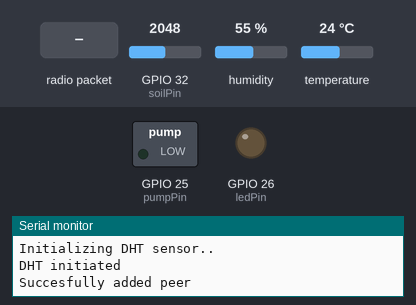
A sketch run on a simulated ESP32. Parts: switched loads named in the sketch (green lamp = pin HIGH), output pins drawn as LEDs (lit = HIGH), the last lines printed to the serial monitor. The test bench sets the inputs (shaded band); at power-on: temperature 24 °C, GPIO 32 (soilPin) = 2048, humidity 55 %. A WiFi scan finds three made-up networks.

Above: at 3.2 s.
3.3 s: radio packet "1" arrives
At 3.8 s:
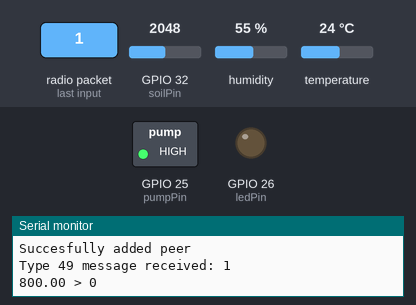
5.5 s: temperature set to 29 °C
7.2 s: temperature set to 32 °C
At 9.2 s:
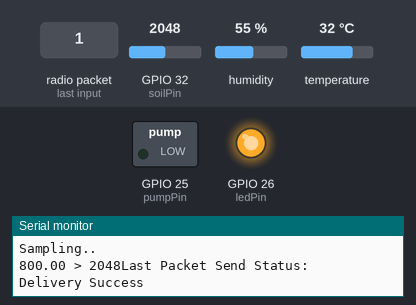
9.5 s: GPIO 32 (soilPin) set to 858
11.3 s: GPIO 32 (soilPin) set to 774
At 12.8 s:
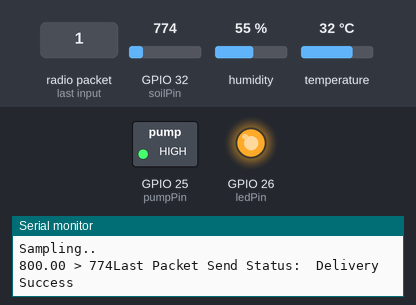
13.6 s: GPIO 32 (soilPin) set to 840
At 15.2 s:
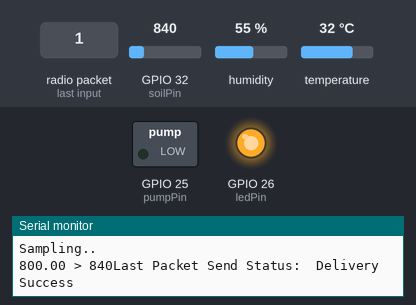
Timing chart, 0 to 16.6 s (numbered marks = the images above; inputs shaded):
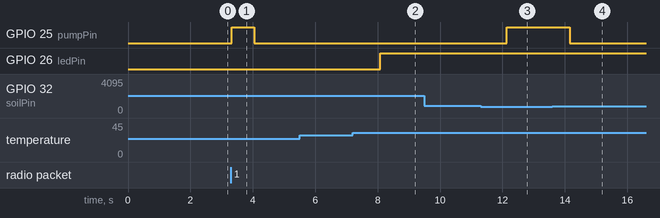

Measured:
- the behaviour switches between 30 and 31 °C on temperature (found by bisection; images 1 and 2)
- the behaviour switches between 800 and 799 on GPIO 32 (soilPin) (found by bisection; images 2 and 3)
- after the input at 3.3 s, GPIO 25 (pumpPin): LOW → HIGH at once, → LOW 0.72 s later
- after the input at 7.2 s, GPIO 26 (ledPin): LOW → HIGH after 0.89 s
- after the input at 11.3 s, GPIO 25 (pumpPin): LOW → HIGH after 0.84 s
- after the input at 13.6 s, GPIO 25 (pumpPin): HIGH → LOW after 0.56 s

The sketch:

Worker_Test.ino
```cpp
#include <esp_now.h>
#include <esp_wifi.h>
#include <WiFi.h>

#include <Wire.h>
#include <Adafruit_AM2320.h>

#include "DHT.h"
#define DHTTYPE DHT11   // DHT 11

uint8_t gatewayAddress[] = {0x84, 0xCC, 0xA8, 0x2D, 0xDE, 0x3C};
esp_now_peer_info_t gatewayInfo;

enum MESSAGE_TYPE { Ping, Setting, Sample };
float sampleRate = 0.5;

// Readings cache
float temperature;
float humidity;
int moisture;

int dhtPin = 4;
DHT dht(dhtPin, DHTTYPE);
int soilPin = 32;

int ledPin = 26;
int pumpPin = 25;

float ledTemperatureThreshold = 30;
float pumpMoistureThreshold = 800;

const int freq = 5000;
const int ledChannel = 0;
const int resolution = 8;
const bool scan = true;
const String STATION_NAME = "Gateway";

int espnow_channel = 0;

void setup() {
   // Set pinModes
  pinMode(ledPin, OUTPUT);
  pinMode(pumpPin, OUTPUT);
  pinMode(soilPin, INPUT);


  WiFi.mode(WIFI_STA);
  WiFi.disconnect();

  if(scan) {
    uint8_t networks = WiFi.scanNetworks();
    for(int n=0;n<networks;n++) {
        Serial.printf("%d %s   %d   %d %s \n", n,WiFi.SSID(n).c_str(),WiFi.RSSI(n), WiFi.channel(n), WiFi.BSSIDstr(n).c_str());
        for(int i=0;i<8;i++) {
            Serial.print(WiFi.BSSID(n)[i]);
            Serial.print(" ");
        }
        Serial.println();

        if(WiFi.SSID(n).indexOf(STATION_NAME) == 0)
        {
            Serial.println("Found");
            memcpy(gatewayAddress, WiFi.BSSID(n), 6);
            espnow_channel = WiFi.channel(n);
        }

    }

    WiFi.scanDelete();
  }

  esp_wifi_set_promiscuous(true);
  esp_wifi_set_channel(espnow_channel, WIFI_SECOND_CHAN_NONE);
  esp_wifi_set_promiscuous(false);


  Serial.begin(115200);

  // Set device as a Wi-Fi Station
  WiFi.mode(WIFI_STA);
  Serial.print("Worker starting with MAC address ");
  Serial.println(WiFi.macAddress());

  ledcSetup(ledChannel, freq, resolution);

  // attach the channel to the GPIO to be controlled
  ledcAttachPin(ledPin, ledChannel);

  Serial.println("Initializing DHT sensor..");
  dht.begin();
  Serial.println("DHT initiated");

  // Init ESP-NOW
  if (esp_now_init() != ESP_OK) {
    Serial.println("Error initializing ESP-NOW");
    return;
  }

  // Once ESPNow is successfully Init, we will register for Send CB to
  // get the status of Trasnmitted packet
  esp_now_register_send_cb(OnDataSent);

  // Register peer
  memcpy(gatewayInfo.peer_addr, gatewayAddress, 6);
  gatewayInfo.channel = 0;
  gatewayInfo.encrypt = false;

  // Add peer
  if (esp_now_add_peer(&gatewayInfo) != ESP_OK){
    Serial.println("Failed to add peer");
    return;
  }else{
    Serial.println("Succesfully added peer");
  }

  // Register for a callback function that will be called when data is received
  esp_now_register_recv_cb(OnDataRecv);
}


typedef struct message_base {
  MESSAGE_TYPE type;
} message_base;
message_base baseMessage;


typedef struct message_setting : message_base {
  int setting;
  float newValue;
} message_setting;
message_setting settingMessage;


typedef struct message_sample : message_base {
    float temp;
    float hum;
    float moist;
} message_sample;
message_sample sampleMessage;


void loop() {
  // put your main code here, to run repeatedly:
  int sampleDelay = 1.0 / sampleRate * 1000;
  delay(max(sampleDelay, 1000));
  sampleSoil();
  sampleDHT();
  check_actuators();
  send_message(gatewayAddress, (uint8_t *) &sampleMessage, sizeof(sampleMessage));
}


void sampleSoil(){
  moisture = analogRead(soilPin);
  Serial.println(moisture);
  sampleMessage.moist = moisture;
}


void sampleDHT () {
  Serial.println("Sampling..");

  // Reading temperature or humidity takes about 250 milliseconds!
  // Sensor readings may also be up to 2 seconds 'old' (its a very slow sensor)
  //humidity = dht.getHumidity();
  // Read temperature as Celsius (the default)
  temperature = dht.readTemperature();
  humidity = dht.readHumidity();


  // Check if any reads failed and exit early (to try again).
  if (isnan(humidity) && isnan(temperature)) {
    Serial.println(F("Failed to read from DHT sensor!"));
    return;
  }

  sampleMessage.type = Sample;
  sampleMessage.temp = temperature;
  sampleMessage.hum = humidity;
  // Read moisture
}


void check_actuators() {
  if (temperature > ledTemperatureThreshold) {
    ledcWrite(ledChannel, 255);
  }else{
    ledcWrite(ledChannel, 0);
  }

  if(pumpMoistureThreshold > moisture){
    digitalWrite(pumpPin, HIGH);
  } else {
    digitalWrite(pumpPin, LOW);
  }

  Serial.print(String(pumpMoistureThreshold) + " > " + String(moisture));

}


void OnDataSent(const uint8_t *mac_addr, esp_now_send_status_t status) {
  Serial.print("Last Packet Send Status:\t");
  Serial.println(status == ESP_NOW_SEND_SUCCESS ? "Delivery Success" : "Delivery Fail");
}


void OnDataRecv(const uint8_t * mac, const uint8_t *incomingData, int len) {
  memcpy(&baseMessage, incomingData, sizeof(baseMessage));

  Serial.print("Type " + String(baseMessage.type) + " ");
  Serial.print("message received: ");
  Serial.println(len);

  switch (baseMessage.type) {
    case Ping:
      handle_ping(mac, incomingData, len);
      break;
    case Setting:
      handle_setting(mac, incomingData, len);
      break;
  }

  check_actuators();
}


void print_mac(const uint8_t * mac) {
  String result = "";
  for (int i = 0; i < 6; i++) {
    uint8_t b = mac[i];
    Serial.print(b, HEX);
    if (i != 6 - 1) {
      Serial.print(":");
    }
  }
}

void handle_ping(const uint8_t * mac, const uint8_t *incomingData, int len) {
  Serial.print("Ping recieved from ");
  print_mac(mac);
  Serial.println("");

  send_message(mac, incomingData, len);
}


void handle_setting(const uint8_t * mac, const uint8_t *incomingData, int len) {
  memcpy(&settingMessage, incomingData, sizeof(settingMessage));
  if (settingMessage.setting == 0) {
    ledTemperatureThreshold = settingMessage.newValue;
  }
  if (settingMessage.setting == 1) {
    pumpMoistureThreshold = settingMessage.newValue;
  }
}


void send_message(const uint8_t * mac, const uint8_t *incomingData, int len) {
  esp_err_t result = esp_now_send(mac, incomingData, len);
}
```
